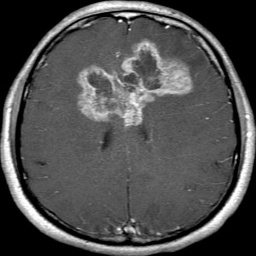
#> input picture data/9.jpg, 256 x 256 px, found by its file name
$ python optimize_enhaccement.py
#> lines starting #> are read from the running program, lines starting #| are printed output that depends on the picture
import cv2
import numpy as np
import matplotlib.pyplot as plt
import time
from skimage.feature import graycomatrix, graycoprops


# calculate the values of PSNR 计算PSNR值
def calculate_psnr(original, compressed):
    mse = np.mean((original - compressed) ** 2)
    if mse == 0:
        return float('inf')
    pixel_max = 255.0
    return 20 * np.log10(pixel_max / np.sqrt(mse))

# Step 1: Load and preprocess the image 步骤1：加载并预处理图像
image_path = "9.jpg"
image = cv2.imread(image_path, cv2.IMREAD_GRAYSCALE)  # Load the image as grayscale
#> image is the input picture: shape (256, 256); min 0, max 255, mean 78.5

# Check if the image was loaded properly 检查图像是否正确加载
if image is None:
    raise ValueError("Image could not be loaded. Please check the file path.")

matrix = np.array(image)  # Convert to matrix form 转换为矩阵形式

# Ensure the matrix is two-dimensional 确保矩阵是二维的
if len(matrix.shape) != 2:
    raise ValueError("Input matrix must be a two-dimensional array.")


# Step 2: Perform Singular Value Decomposition (SVD) 步骤2：执行奇异值分解（SVD）
U, S, Vt = np.linalg.svd(matrix, full_matrices=False)
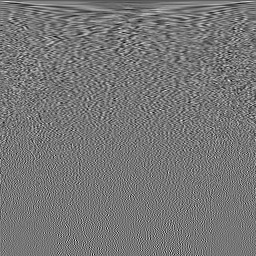
#> Vt: shape (256, 256) float64; min -0.275, max 0.314, mean -0.000192; drawn with min black and max white
#> S = 256 values, max 21352.1 at index 0, min 0.125 at index 255, mean 380.2

# Step 3: Reconstruct the image with different numbers of singular values 步骤3：用不同数量的奇异值重建图像
errors = []
psnr_values = []
k_values = range(1, len(S) + 1, 5)  # Use every 5th singular value for reconstruction 使用每5个奇异值进行重建（1,5,10）

for k in k_values:
    # Retain the top k singular values 保留前k个奇异值
    S_k = np.zeros((k, k))
    np.fill_diagonal(S_k, S[:k])
    U_k = U[:, :k]
    Vt_k = Vt[:k, :]

    # Reconstruct the image 重建图像
    A_k = np.dot(U_k, np.dot(S_k, Vt_k))

    # Calculate reconstruction error 计算重建误差
    error = np.linalg.norm(matrix - A_k, 'fro') / np.linalg.norm(matrix, 'fro')
    errors.append(error)

    # Calculate PSNR 计算PSNR
    psnr = calculate_psnr(matrix, A_k)
    psnr_values.append(psnr)
#> this loop made 52 passes
#> (k, error, mse in calculate_psnr, psnr) on passes 2 to 13: (6, 0.319, 964, 18.29), (11, 0.218, 448.1, 21.62), (16, 0.168, 266.2, 23.88), (21, 0.132, 163.6, 25.99), (26, 0.108, 110.1, 27.71), (31, 0.0929, 81.56, 29.02), (36, 0.0802, 60.83, 30.29), (41, 0.07, 46.37, 31.47), (46, 0.0616, 35.86, 32.58), (51, 0.0543, 27.92, 33.67), (56, 0.0483, 22.06, 34.69), (61, 0.0429, 17.4, 35.73)
#> (error, mse in calculate_psnr, psnr) on pass 1: (0.514, 2498.1, 14.15)
#> pass 1, `A_k = np.dot(U_k, np.dot(S_k, Vt_k))`:
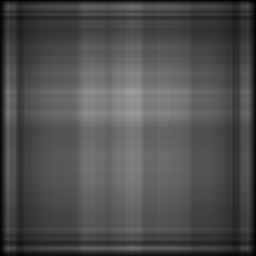
#> A_k: shape (256, 256) float64; min 0.94, max 160.8, mean 78.9
#> after the loop:
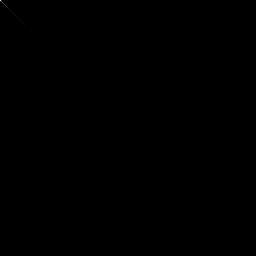
#> S_k: shape (256, 256) float64; min 0, max 21352.1, mean 1.5; drawn with min black and max white
#> after the loop, errors = 52 values, max 0.514 at index 0, min 1.66e-15 at index 51, mean 0.0431; psnr_values = 52 values from 14.15 to 304

# Plot reconstruction error vs. number of singular values 画出重建误差与奇异值数量的关系
plt.figure(figsize=(12, 6))
plt.subplot(1, 2, 1)
plt.plot(k_values, errors, marker='o')
plt.xlabel("Number of Singular Values (k)")
plt.ylabel("Reconstruction Error")
plt.title("Reconstruction Error vs. Number of Singular Values")

# Plot PSNR vs. number of singular values 绘制PSNR与奇异值数量的关系图
plt.subplot(1, 2, 2)
plt.plot(k_values[:len(k_values)-1], psnr_values[:len(psnr_values)-1], marker='o', color='r')
plt.xlabel("Number of Singular Values (k)")
plt.ylabel("PSNR (dB)")
plt.title("PSNR vs. Number of Singular Values")


plt.tight_layout()
plt.show()
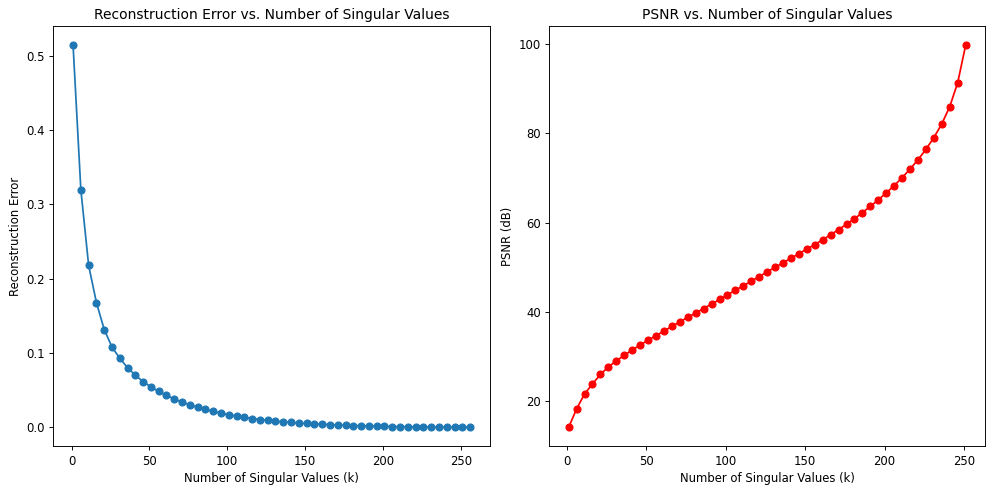
#> figure drawn by matplotlib, 2 panels; panel 1: curve peaks at x = 1, y = 0.514; panel 2: curve peaks at x = 251, y = 99.74

# Step 4: Analyze the effect of noise on image enhancement 步骤4：分析噪声对图像增强的影响
noise_levels = [0.01, 0.05, 0.1]

fig1 = plt.figure(figsize=(8, 6))
fig2 = plt.figure(figsize=(15, 6))
plt.figure(fig1.number)
plt.plot(k_values, errors, marker='o', label='Origin',markersize=4)
plt.figure(fig2.number)
plt.plot(k_values[:len(k_values) - 1], psnr_values[:len(psnr_values) - 1],
         marker='o', label='Origin',markersize=4)

for noise_level in noise_levels:
    noisy_image = matrix + noise_level * np.random.normal(loc=0.0, scale=1.0, size=matrix.shape)
    noisy_image = np.clip(noisy_image, 0, 255)

    U_noisy, S_noisy, Vt_noisy = np.linalg.svd(noisy_image, full_matrices=False)

    errors_noisy = []
    psnr_values_noisy = []

    for k in k_values:
        S_k_noisy = np.zeros((k, k))
        np.fill_diagonal(S_k_noisy, S_noisy[:k])
        U_k_noisy = U_noisy[:, :k]
        Vt_k_noisy = Vt_noisy[:k, :]

        A_k_noisy = np.dot(U_k_noisy, np.dot(S_k_noisy, Vt_k_noisy))

        error_noisy = np.linalg.norm(noisy_image - A_k_noisy, 'fro') / np.linalg.norm(noisy_image, 'fro')
        errors_noisy.append(error_noisy)

        psnr_noisy = calculate_psnr(matrix, A_k_noisy)
        psnr_values_noisy.append(psnr_noisy)

    plt.figure(fig1.number)
    plt.plot(k_values, errors_noisy, marker='o', label=f'Noise Level: {noise_level}',markersize=4)

    plt.figure(fig2.number)
    plt.plot(k_values[:len(k_values) - 1], psnr_values_noisy[:len(psnr_values_noisy) - 1],
             marker='o', label=f'Noise Level: {noise_level}', linewidth=1,markersize=4)
#> this loop made 3 passes
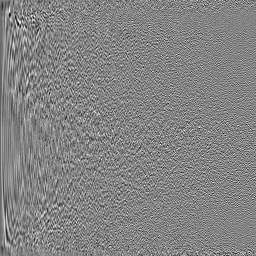
#> U_k_noisy: shape (256, 256) float64; min -0.304, max 0.284, mean -0.000254; drawn with min black and max white


plt.figure(fig1.number)
plt.xlabel("Number of Singular Values (k)")
plt.ylabel("Reconstruction Error")
plt.title("Reconstruction Error vs. Number of Singular Values")
plt.legend()

plt.figure(fig2.number)
plt.xlabel("Number of Singular Values (k)")
plt.ylabel("PSNR (dB)")
plt.title("PSNR vs. Number of Singular Values")
plt.legend()

plt.show()
#> figure, not shown here; curve peaks at x = 1, y = 0.514; curve peaks at x = 1, y = 0.514; curve peaks at x = 1, y = 0.514
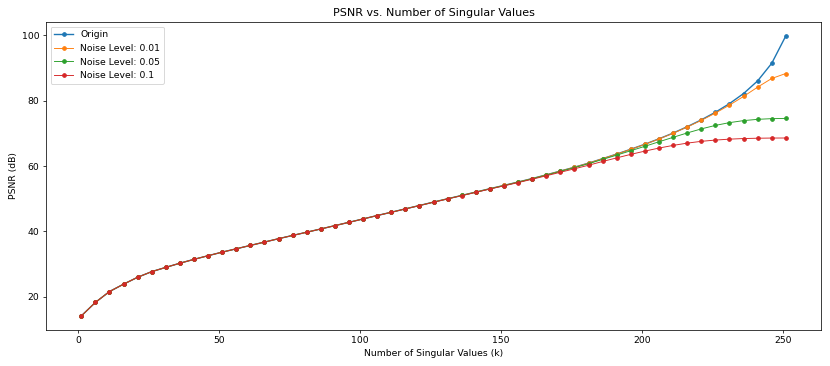
#> figure drawn by matplotlib, 1 panel; curve peaks at x = 251, y = 99.74; curve peaks at x = 251, y = 88.27; curve peaks at x = 251, y = 74.55


# Step 5: Analyze computational efficiency 步骤5：分析计算效率
start_time = time.time()
U_full, S_full, Vt_full = np.linalg.svd(matrix, full_matrices=False)
#> S_full has the same summary as S
end_time = time.time()
print(f"Full SVD computation time: {end_time - start_time:.4f} seconds")

# Test with reduced number of singular values 减少奇异值数量的测试
k_test = 50
start_time = time.time()
U_k_test = U[:, :k_test]
S_k_test = S[:k_test]
#> S_k_test = 50 values, max 21352.1 at index 0, min 312.6 at index 49, mean 1694
Vt_k_test = Vt[:k_test, :]
A_k_test = np.dot(U_k_test, np.dot(np.diag(S_k_test), Vt_k_test))
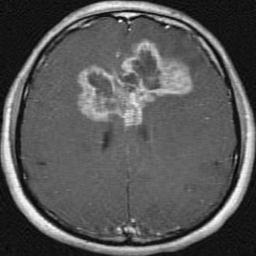
#> A_k_test: shape (256, 256) float64; min -23.41, max 272.4, mean 78.5; drawn with min black and max white
end_time = time.time()
print(f"Reduced SVD reconstruction time with k={k_test}: {end_time - start_time:.4f} seconds")

$ run again, with data/217.jpg copied over data/9.jpg
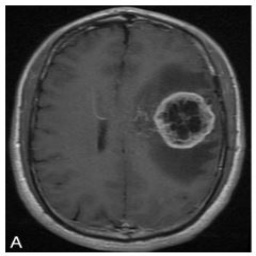
#> input picture data/217.jpg, 256 x 256 px, found by its file name
#> image is the input picture: shape (256, 256); min 0, max 255, mean 76.9
#> S = 256 values, max 23051.2 at index 0, min 0.0139 at index 255, mean 265.6
#> the loop `for k in k_values:` made 52 passes
#> (k, error, mse in calculate_psnr, psnr) on passes 2 to 9: (6, 0.186, 322.6, 23.04), (11, 0.128, 152.5, 26.3), (16, 0.099, 91, 28.54), (21, 0.0792, 58.29, 30.48), (26, 0.0644, 38.54, 32.27), (31, 0.0518, 24.95, 34.16), (36, 0.0414, 15.94, 36.11), (41, 0.0332, 10.24, 38.03)
#> after the loop `for k in k_values:`: errors = 52 values, max 0.357 at index 0, min 1.62e-15 at index 51, mean 0.0237; psnr_values = 52 values from 17.39 to 304.3
#> the loop `for noise_level in noise_levels:` made 3 passes
#> `plt.show()`:
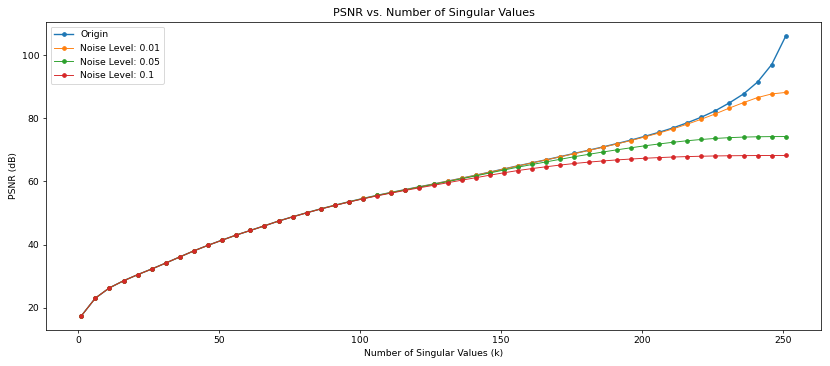
#> figure drawn by matplotlib, 1 panel; curve peaks at x = 251, y = 106; curve peaks at x = 251, y = 88.17; curve peaks at x = 251, y = 74.21
#> S_full has the same summary as S
#> S_k_test = 50 values, max 23051.2 at index 0, min 156.8 at index 49, mean 1266.4
#> `Vt_k_test = Vt[:k_test, :]`:
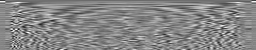
#> Vt_k_test: shape (50, 256) float64; min -0.304, max 0.27, mean -0.00161; drawn with min black and max white

$ run again, with data/11yes.png saved as data/9.jpg
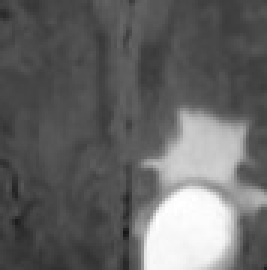
#> input picture data/11yes.png, 89 x 90 px, found by its file name (shown 3 times larger)
#> image is the input picture: shape (90, 89); min 22, max 255, mean 100.9
#> S = 89 values, max 9973.5 at index 0, min 0.0979 at index 88, mean 186.5
#> the loop `for k in k_values:` made 18 passes
#> (k, error, mse in calculate_psnr, psnr) on passes 2 to 9: (6, 0.0489, 31.43, 33.16), (11, 0.0281, 10.38, 37.97), (16, 0.0171, 3.85, 42.27), (21, 0.0113, 1.68, 45.87), (26, 0.0079, 0.822, 48.98), (31, 0.00566, 0.422, 51.88), (36, 0.00402, 0.212, 54.87), (41, 0.00293, 0.113, 57.6)
#> after the loop `for k in k_values:`:
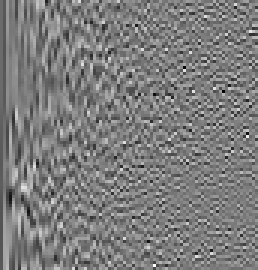
#> U_k: shape (90, 86) float64 (shown 3 times larger); min -0.433, max 0.446, mean -0.00145; drawn with min black and max white
#> after the loop `for k in k_values:`: errors = [0.237, 0.0489, 0.0281, 0.0171, 0.0113, 0.0079, 0.00566, 0.00402, 0.00293, 0.00215, 0.00151, 0.00108, 0.000819, 0.000598, 0.000406, 0.000245, 0.000114, 3.05e-05]; psnr_values = [19.46, 33.16, 37.97, 42.27, 45.87, 48.98, 51.88, 54.87, 57.6, 60.28, 63.35, 66.29, 68.68, 71.4, 74.77, 79.17, 85.79, 97.26]
#> the loop `for noise_level in noise_levels:` made 3 passes
#> S_full has the same summary as S
#> S_k_test = 50 values, max 9973.5 at index 0, min 6.5 at index 49, mean 330.3
#> `Vt_k_test = Vt[:k_test, :]`:
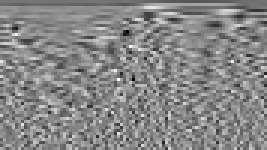
#> Vt_k_test: shape (50, 89) float64 (shown 3 times larger); min -0.464, max 0.407, mean -0.00263; drawn with min black and max white
